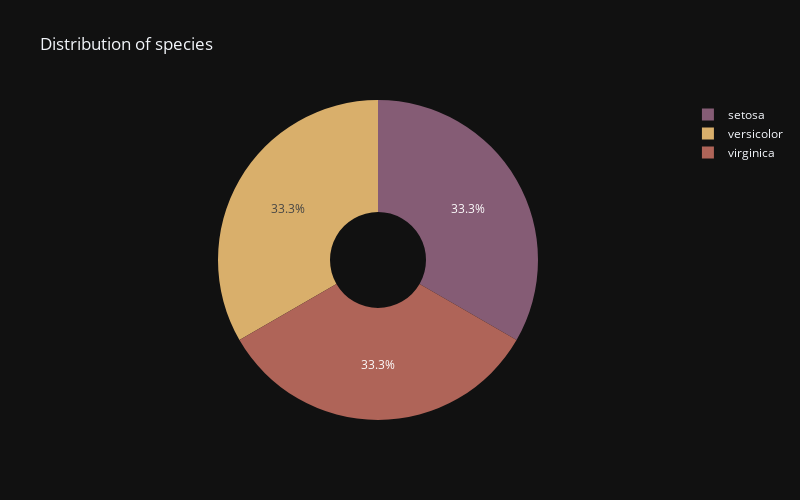

The notebook cell saved with this chart:
### Code cell
fig = px.pie(df, names = 'species', title="Distribution of species", template='plotly_dark', 
hole=0.3, color_discrete_sequence = px.colors.qualitative.Antique, width=800, height=500)
fig.show()

### Figure 1 — Plotly figure (JSON) as saved in the notebook; plotly's stock layout.template omitted (floating-point values rounded to 4 significant figures; data arrays with more than 128 entries replaced by an {"elided": "..."} marker saying what was removed)
{"data": [{"domain": {"x": [0, 1], "y": [0, 1]}, "hole": 0.3, "hovertemplate": "species=%{label}<extra></extra>", "labels": {"elided": "150 str values"}, "legendgroup": "", "name": "", "showlegend": true, "type": "pie"}], "layout": {"height": 500, "legend": {"tracegroupgap": 0}, "piecolorway": ["rgb(133, 92, 117)", "rgb(217, 175, 107)", "rgb(175, 100, 88)", "rgb(115, 111, 76)", "rgb(82, 106, 131)", "rgb(98, 83, 119)", "rgb(104, 133, 92)", "rgb(156, 156, 94)", "rgb(160, 97, 119)", "rgb(140, 120, 93)", "rgb(124, 124, 124)"], "title": {"text": "Distribution of species"}, "width": 800}}
